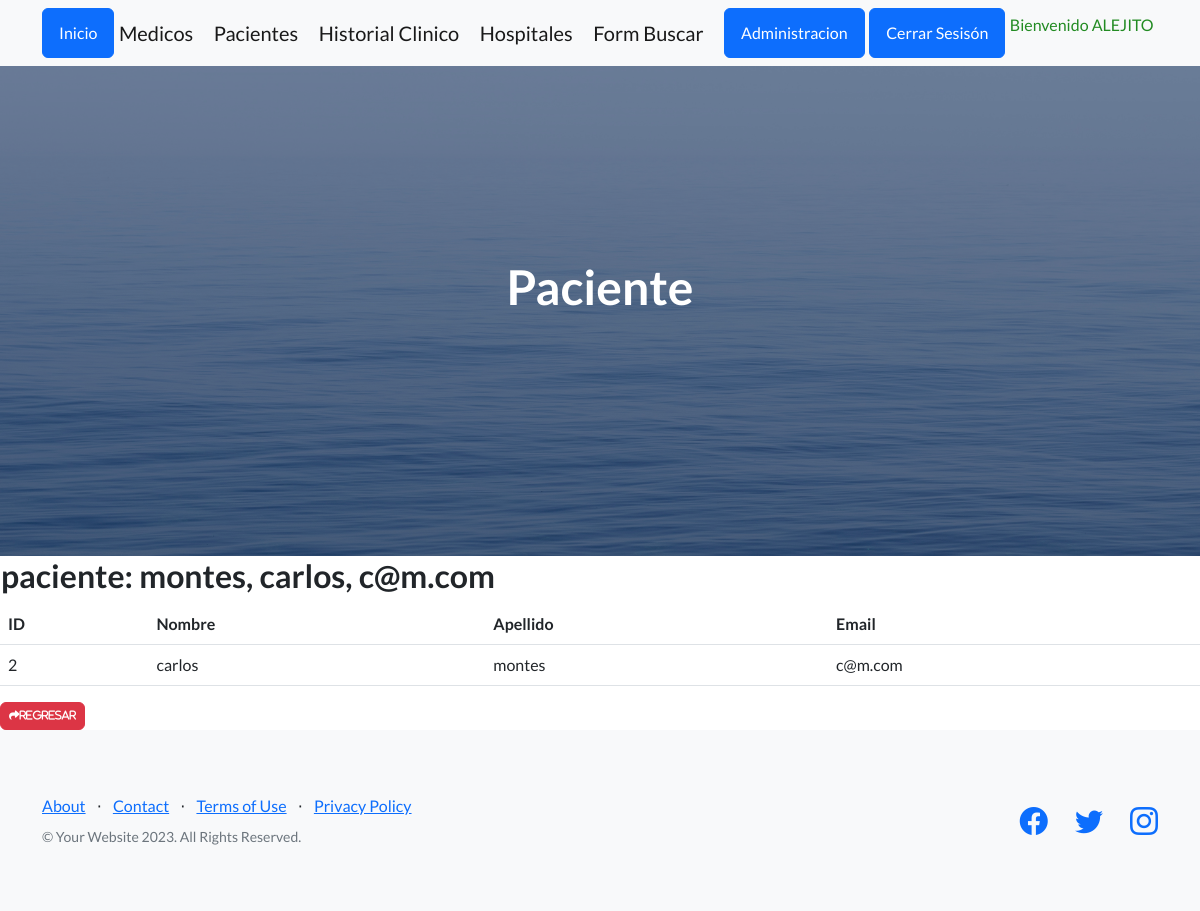
The page /aplicacion/detail_paciente/2/ (signed in) on the database its author committed.
### aplicacion/models.py (models this page shows)
class Paciente(models.Model):
    nombre = models.CharField(max_length=50)
    apellido = models.CharField(max_length=50)
    email = models.EmailField()
    def __str__(self):
        return f"{self.apellido}, {self.nombre}, {self.email}"

### aplicacion/views.py (the view)
# urls.py: path('detail_paciente/<int:pk>/', PacienteDetail.as_view(), name="detail_paciente"),
class PacienteDetail(LoginRequiredMixin, DetailView):
    model = Paciente

### aplicacion/templates/aplicacion/paciente_detail.html (shortened to what this page needs)
{% extends 'aplicacion/base.html' %}
{% load static %}
{% block cabecera %}
Paciente
{% endblock cabecera %}
{% block contenido %}
<table>
    <tr>
        <td><h2>paciente: {{object}}</h2></td>
    </tr>
</table>
<table class="table">
  <thead>
    <tr>
      <th>ID</th>
      <th>Nombre</th>
      <th>Apellido</th>
      <th>Email</th>
    </tr>
  </thead>
  <tbody>
    <tr>
      <td>{{ object.id }}</td>
      <td>{{ object.nombre }}</td>
      <td>{{ object.apellido }}</td>
      <td>{{ object.email }}</td>
    </tr>
  </tbody>
</table>
<a
href="{% url 'pacientes' %}"
class="btn btn-danger"
style="--bs-btn-padding-y: .25rem; --bs-btn-padding-x: .5rem; --bs-btn-font-size: .75rem;"
><i class="fa fa-share fa-sm" title="List Back">Regresar</i>
</a>
{% endblock contenido %}

### aplicacion/templates/aplicacion/base.html (shortened to what this page needs)
<!DOCTYPE html>
<html lang="en">
    <head>
        {% load static %}
        <link href="https://cdn.jsdelivr.net/npm/bootstrap-icons@1.5.0/font/bootstrap-icons.css" rel="stylesheet" type="text/css" />
        <link rel="stylesheet" href="https://cdnjs.cloudflare.com/ajax/libs/font-awesome/6.4.0/css/all.min.css">
        <link href="{% static 'aplicacion/css/styles.css' %}" rel="stylesheet" />
    </head>
    <body>
        <nav class="navbar navbar-light bg-light static-top">
            <div class="container">
                <a class="btn btn-primary" href="{% url 'inicio' %}">Inicio</a>
                {% if user.is_authenticated %}
                <a class="navbar-brand" href="{% url 'medicos' %}">Medicos</a>
                <a class="navbar-brand" href="{% url 'pacientes' %}">Pacientes</a>
                <a class="navbar-brand" href="{% url 'historial_clinico' %}">Historial Clinico</a>
                <a class="navbar-brand" href="{% url 'hospital' %}">Hospitales</a>
                <a class="navbar-brand" href="{% url 'buscar_medico' %}">Form Buscar</a>
                <a class="btn btn-primary" href="{% url 'admin:index' %}">Administracion</a>
                <a class="btn btn-primary" href="{% url 'logout' %}">Cerrar Sesisón</a>
                <p style="color: forestgreen">Bienvenido {{ user.username|upper }}</p>
                {% else %}
                <a class="btn btn-success" href="{% url 'register' %}">Registrarme</a>
                <a class="btn btn-success" href="{% url 'login' %}">Iniciar Sesión</a>
                {% endif %}
            </div>
        </nav>
        <header class="masthead">
            <div class="container position-relative">
                <div class="row justify-content-center">
                    <div class="col-xl-6">
                        <div class="text-center text-white">
                            <h1 class="mb-5">
                                {% block cabecera %}{% endblock cabecera %}
                            </h1>
                        </div>
                    </div>
                </div>
            </div>
        </header>
        {% block contenido %}{% endblock contenido %}
        <footer class="footer bg-light">
            <div class="container">
                <div class="row">
                    <div class="col-lg-6 h-100 text-center text-lg-start my-auto">
                        <ul class="list-inline mb-2">
                            <li class="list-inline-item"><a href="#!">About</a></li>
                            <li class="list-inline-item">⋅</li>
                            <li class="list-inline-item"><a href="#!">Contact</a></li>
                            <li class="list-inline-item">⋅</li>
                            <li class="list-inline-item"><a href="#!">Terms of Use</a></li>
                            <li class="list-inline-item">⋅</li>
                            <li class="list-inline-item"><a href="#!">Privacy Policy</a></li>
                        </ul>
                        <p class="text-muted small mb-4 mb-lg-0">&copy; Your Website 2023. All Rights Reserved.</p>
                    </div>
                    <div class="col-lg-6 h-100 text-center text-lg-end my-auto">
                        <ul class="list-inline mb-0">
                            <li class="list-inline-item me-4">
                                <a href="#!"><i class="bi-facebook fs-3"></i></a>
                            </li>
                            <li class="list-inline-item me-4">
                                <a href="#!"><i class="bi-twitter fs-3"></i></a>
                            </li>
                            <li class="list-inline-item">
                                <a href="#!"><i class="bi-instagram fs-3"></i></a>
                            </li>
                        </ul>
                    </div>
                </div>
            </div>
        </footer>
    </body>
</html>

### rows shown on the page
Paciente: apellido+nombre+email "montes, carlos, c@m.com", id "2", nombre "carlos", apellido "montes", email "c@m.com"

### other values the page prints
{{ user.username|upper }} "ALEJITO"
